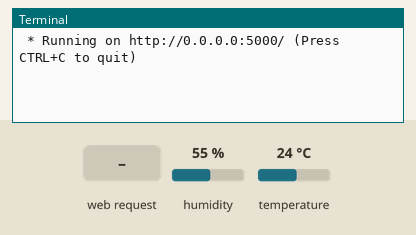
A program run on a simulated Raspberry Pi (BCM pin numbers). Parts: the last lines printed to the terminal. Inputs (shaded band) come from the test bench; at power-on: humidity 55 %, temperature 24 °C. The clock reads 2024-03-15 10:24:30 at power-on unless the program sets it.

Above: at 1.2 s.
1.3 s: HTTP request for / received
At 1.6 s:
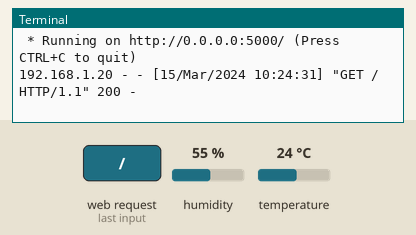
2.8 s: HTTP request for /monitor received
At 3.9 s:
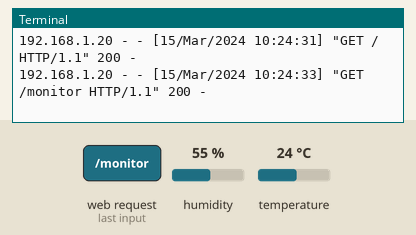

The program:

flask_dht11.py
```python
# flask_dht11.py

from flask import Flask, render_template
import Adafruit_DHT
import json

sensor = Adafruit_DHT.DHT11
PIN = 2

# Flask 객체 생성
# __name__은 파일명
app = Flask(__name__)


# 라우팅을 위한 뷰 함수
@app.route("/")
def home():
    return render_template("dht11.html")


@app.route("/monitor")
def monitoring():
    try:
        h, t = Adafruit_DHT.read_retry(sensor, PIN)
        if h is not None and t is not None:
            obj = {'humidity': h, 'temperature': t}
            return json.dumps(obj)
        else:
            return 'Read error'
    except Exception as e:
        print(e)


# 터미널에서 직접 실행시킨 경우
if __name__ == "__main__":
    try:
        app.run(host="0.0.0.0")
    finally:
        print("clean up")
```

Measured:
- after the input at 1.3 s, the terminal: prints a new line at once (image 1)
- after the input at 2.8 s, the terminal: prints a new line after 0.53 s (image 2)
